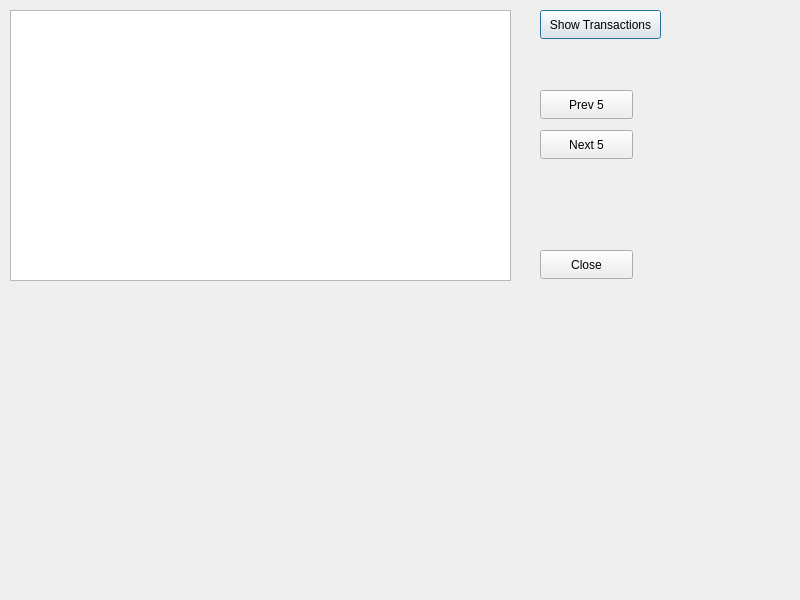
<?xml version="1.0" encoding="UTF-8"?>
<ui version="4.0">
 <class>HistoryWindow</class>
 <widget class="QDialog" name="HistoryWindow">
  <property name="geometry">
   <rect>
    <x>0</x>
    <y>0</y>
    <width>800</width>
    <height>600</height>
   </rect>
  </property>
  <property name="windowTitle">
   <string>Dialog</string>
  </property>
  <widget class="QTableView" name="tableTransactions">
   <property name="geometry">
    <rect>
     <x>10</x>
     <y>10</y>
     <width>501</width>
     <height>271</height>
    </rect>
   </property>
  </widget>
  <widget class="QPushButton" name="btnUpdateTransactions">
   <property name="geometry">
    <rect>
     <x>540</x>
     <y>10</y>
     <width>121</width>
     <height>29</height>
    </rect>
   </property>
   <property name="text">
    <string>Show Transactions</string>
   </property>
  </widget>
  <widget class="QPushButton" name="btnReadNext">
   <property name="geometry">
    <rect>
     <x>540</x>
     <y>130</y>
     <width>93</width>
     <height>29</height>
    </rect>
   </property>
   <property name="text">
    <string>Next 5</string>
   </property>
  </widget>
  <widget class="QPushButton" name="btnReadPrev">
   <property name="geometry">
    <rect>
     <x>540</x>
     <y>90</y>
     <width>93</width>
     <height>29</height>
    </rect>
   </property>
   <property name="text">
    <string>Prev 5</string>
   </property>
  </widget>
  <widget class="QPushButton" name="btnClose">
   <property name="geometry">
    <rect>
     <x>540</x>
     <y>250</y>
     <width>93</width>
     <height>29</height>
    </rect>
   </property>
   <property name="text">
    <string>Close</string>
   </property>
  </widget>
 </widget>
 <resources/>
 <connections/>
</ui>
